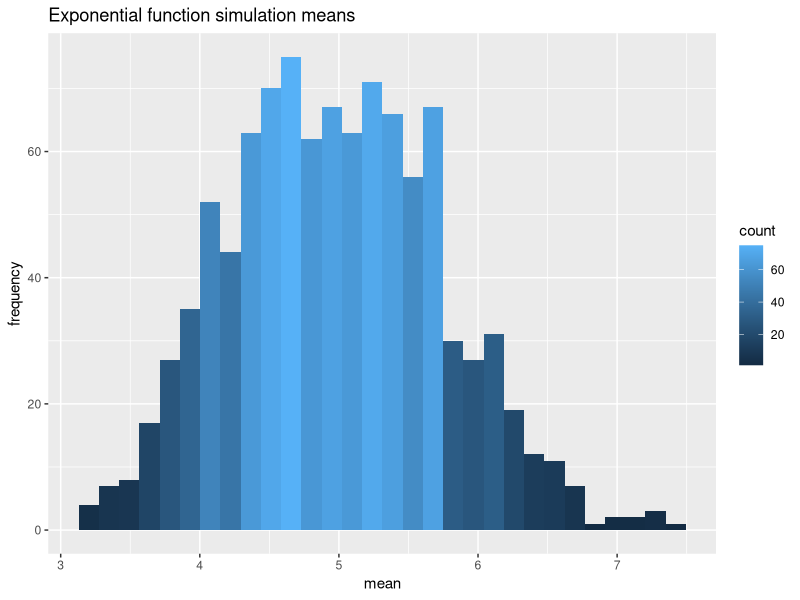
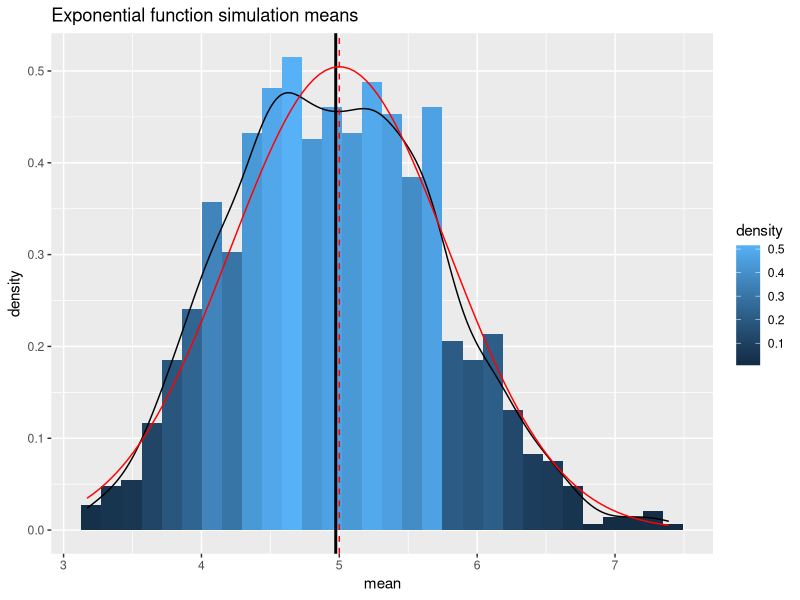

Source code (R) for these figures, in order:
## ---- chunk 1

knitr::opts_chunk$set(echo = TRUE, warning = FALSE, message = FALSE)

library(tidyverse)

## ---- chunk 2

# set seed for reproducibility

       set.seed(1234)

# set parameters according to instructions

       n <- 40
       lambda <- 0.2
       sims <- 1000

# run simulations

       m_sims <- replicate(sims, rexp(n, lambda))

# calculate sample mean

       m_means <- apply(m_sims, 2, mean)

# plot histogram

       data.frame(m_means) %>% ggplot() +
              
              geom_histogram(aes(x = m_means, y = ..count.., fill = ..count..)) +
              xlab("mean") +
              ylab("frequency") +
              ggtitle("Exponential function simulation means")

## ---- chunk 3

# compare sample and theoretical means

       data.frame(sample_mean = mean(m_means), theoretical_mean = 1/lambda)

# 95% confidence interval on sample mean

       t.test(m_means)[4]

## ---- chunk 4

df_var <- data.frame(sample = c(var(m_means), sd(m_means)),
                     theoretical = c( (((1/lambda)^2)/n), ((1/lambda)/sqrt(n)))) 

row.names(df_var) <- c("variance", "stdev")

df_var

## ---- chunk 5

data.frame(m_means) %>% ggplot(aes(x = m_means)) +
       
       geom_histogram(aes(y = ..density.., fill = ..density..)) + # plot sample data
       geom_vline(aes(xintercept = mean(m_means)), lwd = 1, col = "black") + # sample mean
       geom_density() + # sample distribution density
       stat_function(fun = dnorm,
                     args = list( mean = 1/lambda, sd = df_var[2,2]),
                     color = "red") + # theoretical distribution density
       geom_vline(xintercept = 1/lambda, color = "red", linetype = "dashed") + # theoretical mean
       
       xlab("mean") +
       ylab("density") +
       ggtitle("Exponential function simulation means")

